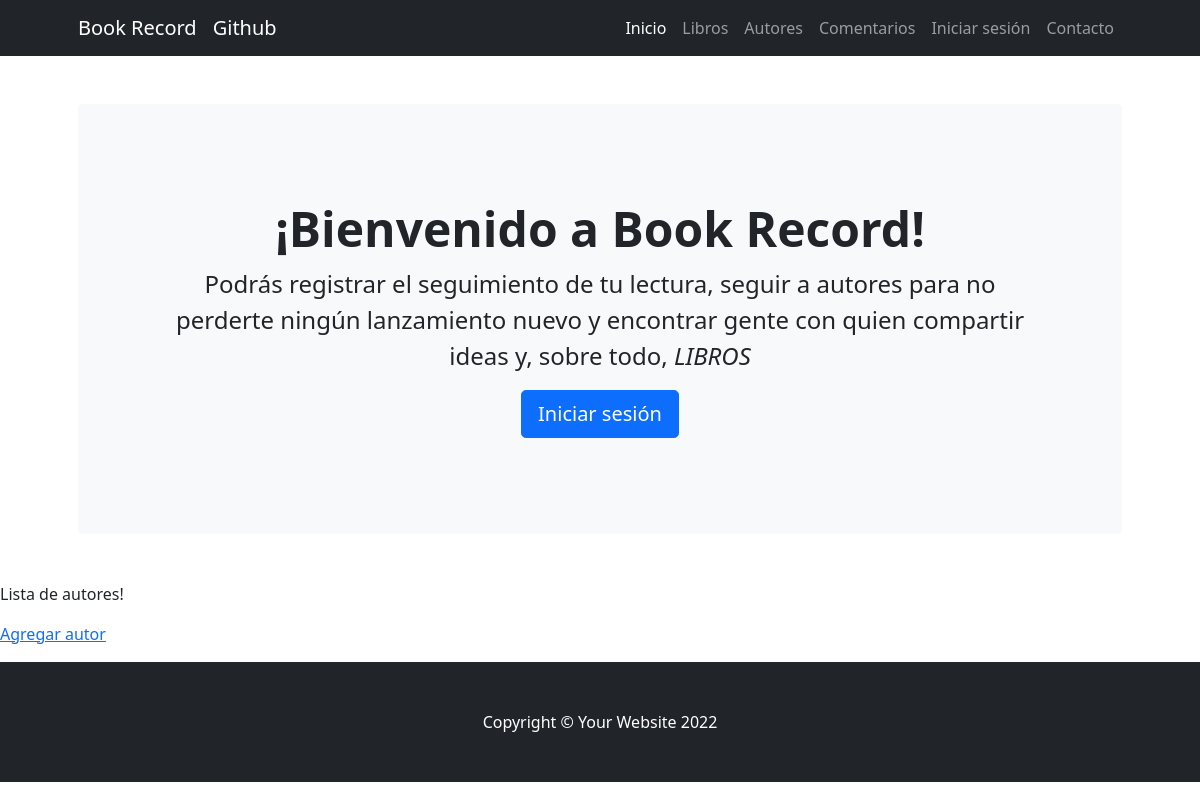
The page /author/list/ on the database as committed earlier.
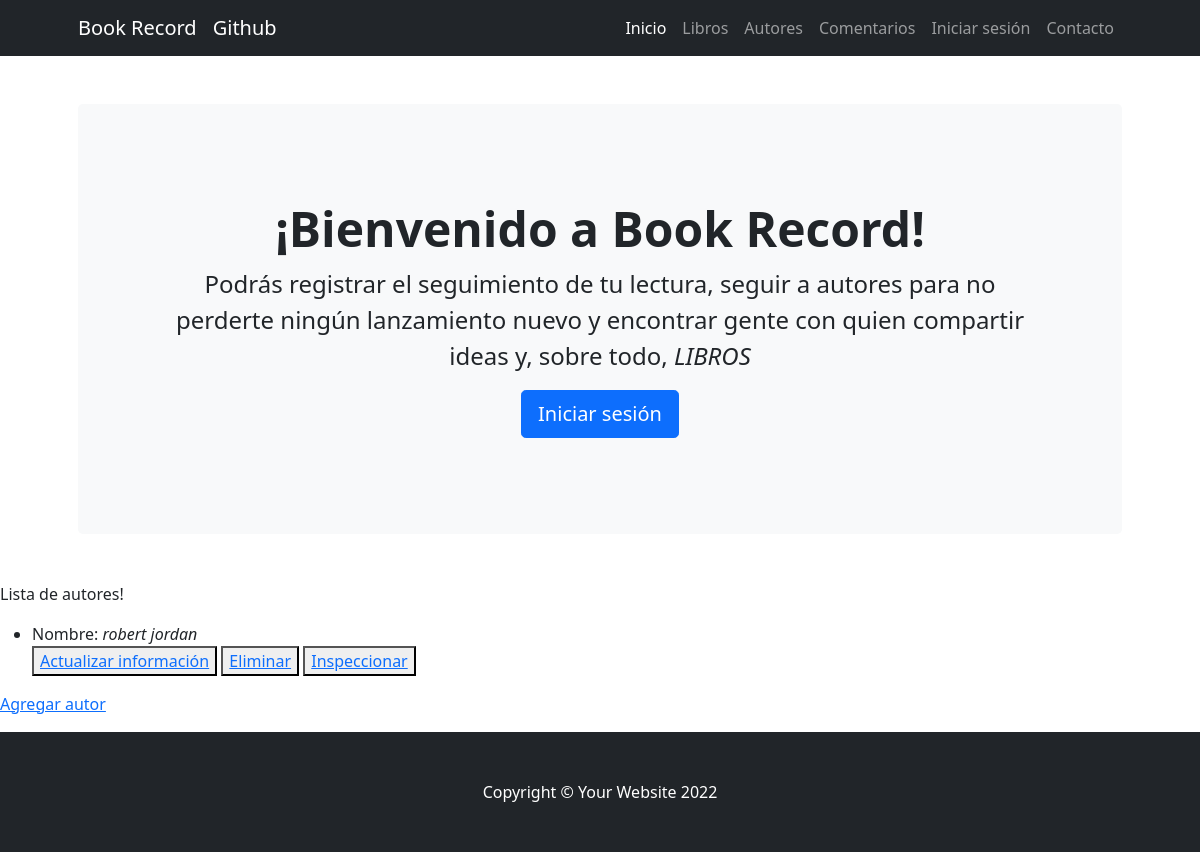
The same page on the database as committed later.
### BookRecord/models.py (models this page shows)
class Author(models.Model):
    name = models.CharField(max_length=40)
    lastname = models.CharField(max_length=40)
    book = models.CharField(max_length=40)
    wiki = models.CharField(max_length=40)
    genre = models.CharField(max_length=40)

### BookRecord/views.py (the view)
# urls.py: path('author/list/', views.View_authors.as_view(), name='list_authors'),
class View_authors(ListView):
    model = Author
    template_name = 'BookRecord/author_list.html'

### BookRecord/template/BookRecord/author_list.html
{% extends "BookRecord/template.html" %}
{% load static %}
{% block changing_content  %}
  <p>Lista de autores!</p>
  <ul>
    {% for i in object_list %}
    <li>
      Nombre: <i>{{i.name}} {{i.lastname}}</i>
      <div>
        <button><a href="{% url 'update_author' i.id %}">Actualizar información</a></button>
        <button><a href="{% url 'delete_author' i.id %}">Eliminar</a></button>
        <button><a href="{% url 'detail_author' i.id %}">Inspeccionar</a></button>
      </div>
    </li>
    {% endfor %}
  </ul>
  <p><a href="{% url 'create_author' %}">Agregar autor</a></p>
{% endblock %}

### BookRecord/template/BookRecord/template.html (shortened to what this page needs)
<!DOCTYPE html>
<html lang="en">
    <head>
        {% load static %}
        <link href="https://cdn.jsdelivr.net/npm/bootstrap-icons@1.4.1/font/bootstrap-icons.css" rel="stylesheet" />
        <link href="{% static 'BookRecord/css/styles.css' %}" rel="stylesheet" />
    </head>
    <body>
        <nav class="navbar navbar-expand-lg navbar-dark bg-dark">
            <div class="container px-lg-5">
                <a class="navbar-brand" href="{% url 'home' %}">Book Record</a>
                <a class="navbar-brand" href="https://github.com/jaliagag/cleaned_django" target="_blank">Github</a>
                <div class="collapse navbar-collapse" id="navbarSupportedContent">
                    <ul class="navbar-nav ms-auto mb-2 mb-lg-0">
                      <li class="nav-item"><a class="nav-link active" aria-current="page" href="{% url 'home' %}">Inicio</a></li>
                      <li class="nav-item"><a class="nav-link" href="{% url 'list_books' %}">Libros</a></li>
                      <li class="nav-item"><a class="nav-link" href="{% url 'list_authors' %}">Autores</a></li>
                      <li class="nav-item"><a class="nav-link" href="{% url 'home' %}">Comentarios</a></li>
                      <li class="nav-item"><a class="nav-link" href="{% url 'login' %}">Iniciar sesión</a></li>
                        <li class="nav-item"><a class="nav-link" href="#!">Contacto</a></li>
                    </ul>
                </div>
            </div>
        </nav>
        <header class="py-5">
            <div class="container px-lg-5">
                <div class="p-4 p-lg-5 bg-light rounded-3 text-center">
                    <div class="m-4 m-lg-5">
                        <h1 class="display-5 fw-bold">¡Bienvenido a Book Record!</h1>
                        <p class="fs-4">Podrás registrar el seguimiento de tu lectura, seguir a autores para no perderte ningún lanzamiento nuevo y encontrar gente con quien compartir ideas y, sobre todo, <i>LIBROS</i></p>
                        <a class="btn btn-primary btn-lg" href="{% url 'login' %}">Iniciar sesión</a>
                    </div>
                </div>
            </div>
        </header>
          {% block changing_content %}
          {% endblock %}
        <footer class="py-5 bg-dark">
            <div class="container"><p class="m-0 text-center text-white">Copyright &copy; Your Website 2022</p></div>
        </footer>
    </body>
</html>

Rows that differ between the two databases and show on the page:
added Author: name "robert", lastname "jordan"
